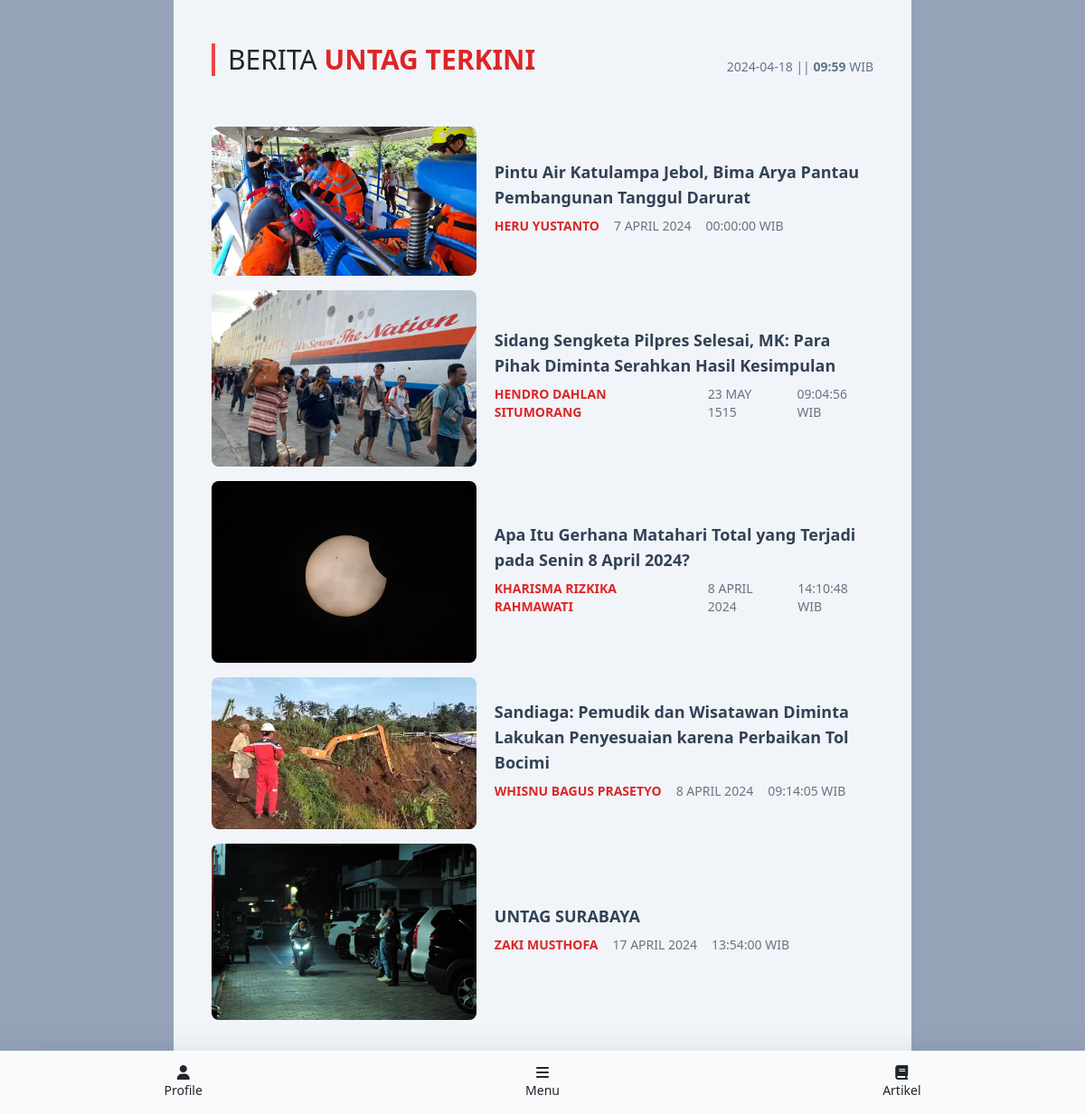
/user/artikel.php?nim=1462200006, run on the app's committed database.
### tables this page shows
CREATE TABLE `tbl_artikel` (
  `id_artikel` int(5) NOT NULL,
  `tanggal_publish` date DEFAULT NULL,
  `penulis` varchar(50) DEFAULT NULL,
  `judul_berita` varchar(200) DEFAULT NULL,
  `isi_berita` text DEFAULT NULL,
  `status_artikel` varchar(20) DEFAULT NULL,
  `gambar` text NOT NULL,
  `jam` time NOT NULL
);

### user/artikel.php (the view, shortened to what this page needs)
<?php
require "../koneksi.php";
$nim = $_GET['nim'];
$ambildata = mysqli_query($conn, "SELECT * FROM tbl_mhsiswa WHERE nim = '$nim'");
$data = mysqli_fetch_array($ambildata);
$artikel = "SELECT * FROM tbl_artikel";
$tampil_artikel = mysqli_query($conn, $artikel);
$waktu = date("H:i");
$tanggal = date("Y-m-d")
  ?>
<!DOCTYPE html>
<html lang="en">
<head>
  <link href="https://cdn.jsdelivr.net/npm/bootstrap@5.3.3/dist/css/bootstrap.min.css" rel="stylesheet"
 />
  <link rel="stylesheet" href="style3.css" />
  <link rel="stylesheet" href="https://cdnjs.cloudflare.com/ajax/libs/font-awesome/6.5.1/css/all.min.css" />
  <script src="https://cdn.tailwindcss.com"></script>
</head>
<body class="bg-slate-400 ">
  <nav
    class="fixed w-[50%] shadow-lg flex flex-row justify-center items-center gap-2 bottom-0 w-full px-2 py-2 bg-gray-50">
    <a class="w-full px-[20px] py-2 flex flex-col justify-center items-center h-[100%] rounded hover:bg-slate-400 gap-y-[2px]"
      href="user.php?nim=<?php echo $data['nim'] ?>">
      <i class="fa-solid fa-user"></i>
      <h6 class="text-sm font-medium">Profile</h6>
    </a>
    <a class="w-full px-[20px] py-2 flex flex-col justify-center items-center h-[100%] rounded hover:bg-gray-400 gap-y-[2px]"
      href="menu_user.php?nim=<?php echo $data['nim'] ?>">
      <i class="fa-solid fa-bars"></i>
      <h6 class="text-sm font-medium">Menu</h6>
    </a>
    <a class="w-full px-[20px] py-2 flex flex-col justify-center items-center h-[100%] rounded hover:bg-gray-400 gap-y-[2px]"
      href="artikel.php?nim=<?php echo $data['nim'] ?>">
      <i class="fa-solid fa-book"></i>
      <h6 class="text-sm font-medium">Artikel</h6>
    </a>
  </nav>
  <div class="h-full px-[20px] lg:px-48 shadow-lg bg-slate-400 ">
    <div class="h-[100vh] py-5 h-full px-[42px] bg-slate-100">
      <div class="w-full flex justify-between items-end border-l-4 border-red-500 pl-3.5">
        <h2 class="text-3xl font-normal uppercase inline-block">
          Berita
          <span class="font-bold text-red-600">UNTAG</span>
          <span class="font-bold text-red-600">Terkini</span>
        </h2>
        <span class="text-sm text-slate-500 font-medium uppercase">
          <?php echo $tanggal ?> || <span class="font-bold">
            <?php echo $waktu ?>
          </span> wib
        </span>
      </div>
      <div class="py-5  h-full w-full">
        <?php
        if (mysqli_num_rows($tampil_artikel) > 0) {
          while ($row = mysqli_fetch_assoc($tampil_artikel)) {
            ?>
            <a href="d_artikel.php?id_artikel=<?php echo $row['id_artikel']; ?>&nim=<?php echo $data['nim']; ?>"
              class="rounded-lg w-full hover:shadow-xl hover:bg-slate-200 hover:px-3 py-2 flex items-center justify-start gap-x-5">
              <img src="../artikel/file/<?php echo $row['gambar'] ?>" class="w-[40%] h-[50%] rounded-lg"
                style="object-fit: cover" />
              <div class="flex flex-col">
                <h2 class="font-bold text-lg text-slate-700">
                  <?php echo $row['judul_berita'] ?>
                </h2>
                <h2 class="py-2 text-sm font-bold flex items-end gap-x-4 uppercase text-red-600">
                  <?php echo $row['penulis'] ?>
                  <span class="font-normal text-sm text-gray-500">
                    <?php echo date("j F Y", strtotime($row['tanggal_publish'])) ?>
                  </span>
                  <span class="font-normal text-sm text-gray-500">
                    <?php echo $row['jam'] ?> WIB
                  </span>
                </h2>
              </div>
            </a>
            <?php
          }
        } else {
          echo $tampilerror = "Tidak Ada artikel Sama Sekali";
        }
        ?>
      </div>
    </div>
  </div>
</body>
</html>

### style3.css (style rules this page uses)
* { padding: 0; margin: 0; }
body { background-color: #ced7e0; }

### data on the page
tbl_artikel: gambar (picture), judul_berita "Pintu Air Katulampa Jebol, Bima Arya Pantau Pembangunan Tanggul Darurat", penulis "HERU YUSTANTO", tanggal_publish "7 APRIL 2024", jam "00:00:00"
tbl_artikel: gambar (picture), judul_berita "Sidang Sengketa Pilpres Selesai, MK: Para Pihak Diminta Serahkan Hasil Kesimpulan", penulis "HENDRO DAHLAN SITUMORANG", tanggal_publish "23 MAY 1515", jam "09:04:56"
tbl_artikel: gambar (picture), judul_berita "Apa Itu Gerhana Matahari Total yang Terjadi pada Senin 8 April 2024?", penulis "KHARISMA RIZKIKA RAHMAWATI", tanggal_publish "8 APRIL 2024", jam "14:10:48"
tbl_artikel: gambar (picture), judul_berita "Sandiaga: Pemudik dan Wisatawan Diminta Lakukan Penyesuaian karena Perbaikan Tol Bocimi", penulis "WHISNU BAGUS PRASETYO", tanggal_publish "8 APRIL 2024", jam "09:14:05"
tbl_artikel: gambar (picture), judul_berita "UNTAG SURABAYA", penulis "ZAKI MUSTHOFA", tanggal_publish "17 APRIL 2024", jam "13:54:00"
